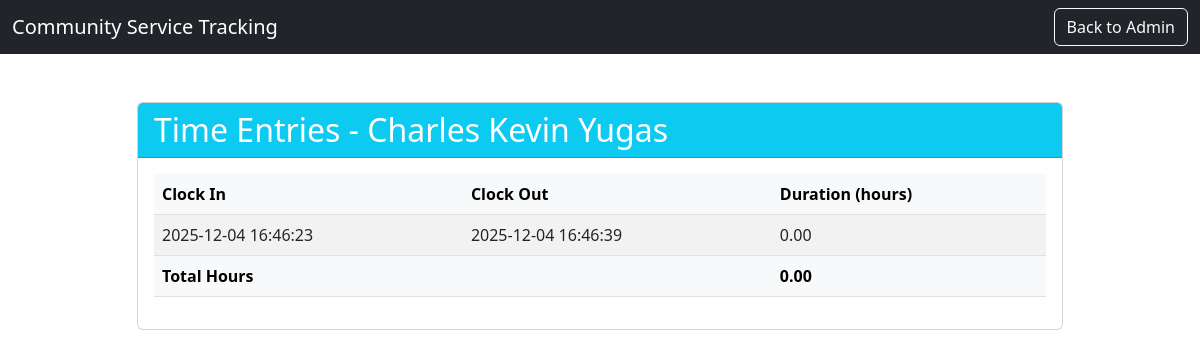
The page /student/6/time_entries on the database its author committed.
### app.py (models this page shows, shortened)
class Student(db.Model):
    id = db.Column(db.Integer, primary_key=True)
    name = db.Column(db.String(120), nullable=False)
    program = db.Column(db.String(120), nullable=True)  # NEW: program field
    total_hours = db.Column(db.Integer, default=0)
    completed_hours = db.Column(db.Integer, default=0)
    picture = db.Column(db.String(255), nullable=True)  # NEW: picture filename
    time_entries = db.relationship("TimeEntry", backref="student", lazy=True, cascade="all, delete-orphan")

class TimeEntry(db.Model):
    id = db.Column(db.Integer, primary_key=True)
    student_id = db.Column(db.Integer, db.ForeignKey("student.id"), nullable=False)
    clock_in = db.Column(db.DateTime, nullable=False)
    clock_out = db.Column(db.DateTime, nullable=True)
    @property
    def duration_hours(self):
        if self.clock_out:
            return (self.clock_out - self.clock_in).total_seconds() / 3600.0
        return None

### app.py (the view)
@app.route("/student/<int:id>/time_entries")
def student_time_entries(id):
    student = Student.query.get_or_404(id)
    entries = TimeEntry.query.filter_by(student_id=id).order_by(TimeEntry.clock_in.desc()).all()
    total_hours = sum((e.duration_hours or 0) for e in entries)
    return render_template("time_entries.html", student=student, entries=entries, total_hours=total_hours)

### app.py (called while the page is built)
def to_pht(dt):
    if not dt:
        return ""
    if isinstance(dt, str):
        return dt
    try:
        pht = dt + datetime.timedelta(hours=8)
        return pht.strftime("%Y-%m-%d %H:%M:%S PHT")
    except Exception:
        return str(dt)

### templates/time_entries.html (shortened to what this page needs)
<!DOCTYPE html>
<html lang="en">
<head>
    <link href="https://cdn.jsdelivr.net/npm/bootstrap@5.3.0/dist/css/bootstrap.min.css" rel="stylesheet">
</head>
<body>
    <nav class="navbar navbar-expand-lg navbar-dark bg-dark">
        <div class="container-fluid">
            <span class="navbar-brand mb-0 h1">Community Service Tracking</span>
            {% if session.get('student_id') and session.get('student_id') == student.id %}
                <a href="{{ url_for('student_dashboard') }}" class="btn btn-outline-light">Back to Dashboard</a>
            {% else %}
                <a href="{{ url_for('admin_dashboard') }}" class="btn btn-outline-light">Back to Admin</a>
            {% endif %}
        </div>
    </nav>
    <div class="container mt-5">
        <div class="row justify-content-center">
            <div class="col-md-10">
                <div class="card">
                    <div class="card-header bg-info text-white">
                        <h2 class="mb-0">Time Entries - {{ student.name }}</h2>
                    </div>
                    <div class="card-body">
                        <div class="table-responsive">
                            <table class="table table-striped table-hover">
                                <thead class="table-light">
                                    <tr>
                                        <th>Clock In</th>
                                        <th>Clock Out</th>
                                        <th>Duration (hours)</th>
                                    </tr>
                                </thead>
                                <tbody>
                                    {% for e in entries %}
                                    <tr>
                                        <td>{{ e.clock_in | to_pht | replace(' PHT','') }}</td>
                                        <td>{{ e.clock_out | to_pht | replace(' PHT','') if e.clock_out else '-' }}</td>
                                        <td>{{ '%.2f'|format(e.duration_hours) if e.duration_hours is not none else '-' }}</td>
                                    </tr>
                                    {% endfor %}
                                </tbody>
                                <tfoot class="table-light">
                                    <tr>
                                        <th colspan="2">Total Hours</th>
                                        <th>{{ '%.2f'|format(total_hours) }}</th>
                                    </tr>
                                </tfoot>
                            </table>
                        </div>
                    </div>
                </div>
            </div>
        </div>
    </div>
</body>
</html>

### rows shown on the page
Student: name "Charles Kevin Yugas"
TimeEntry: clock_in|to_pht "2025-12-04 16:46:23", clock_out|to_pht "2025-12-04 16:46:39", clock_out+clock_in "0.00"

### other values the page prints
{{ '%.2f'|format(total_hours) }} "0.00"
